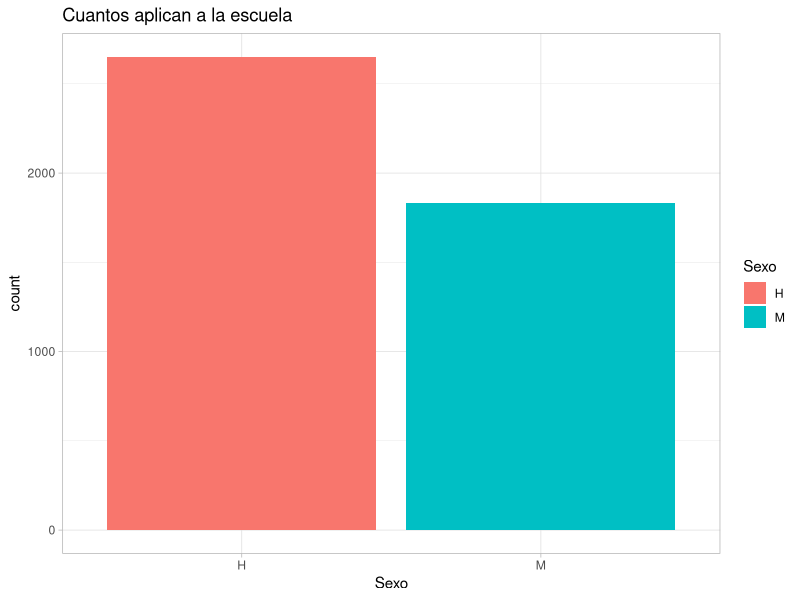
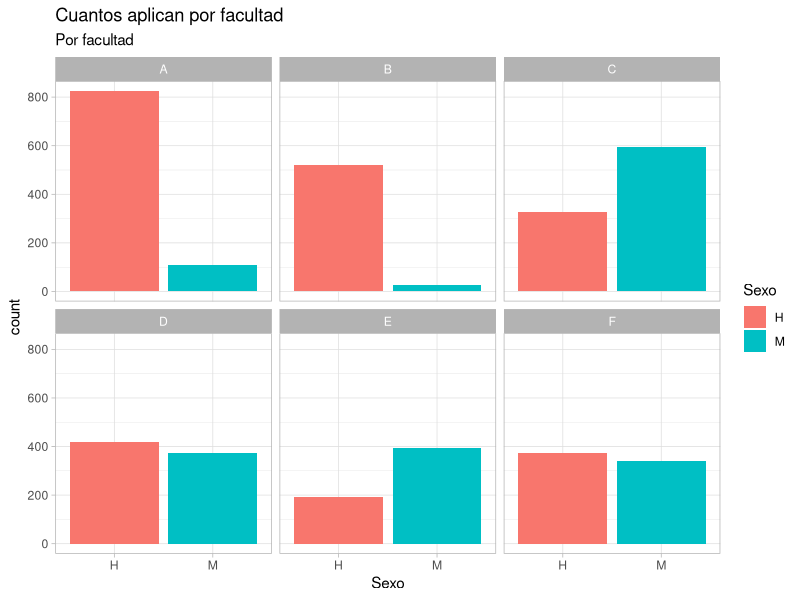
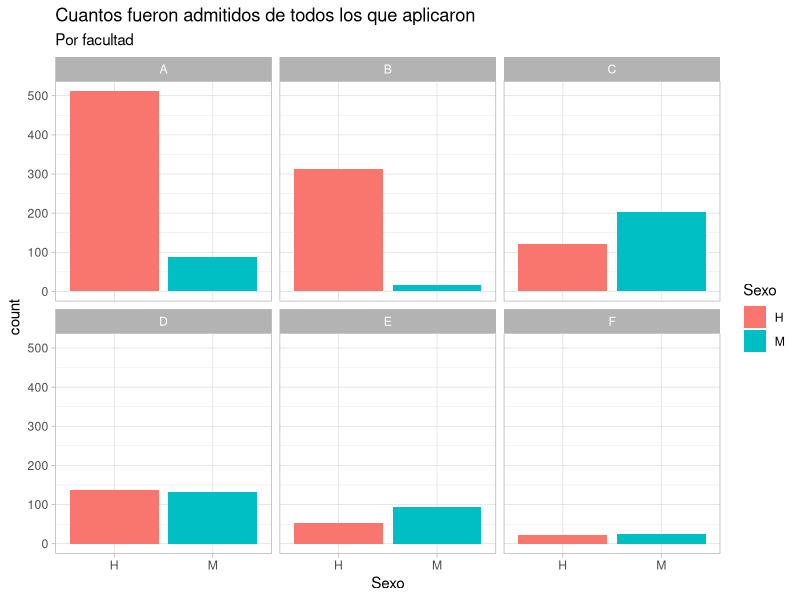
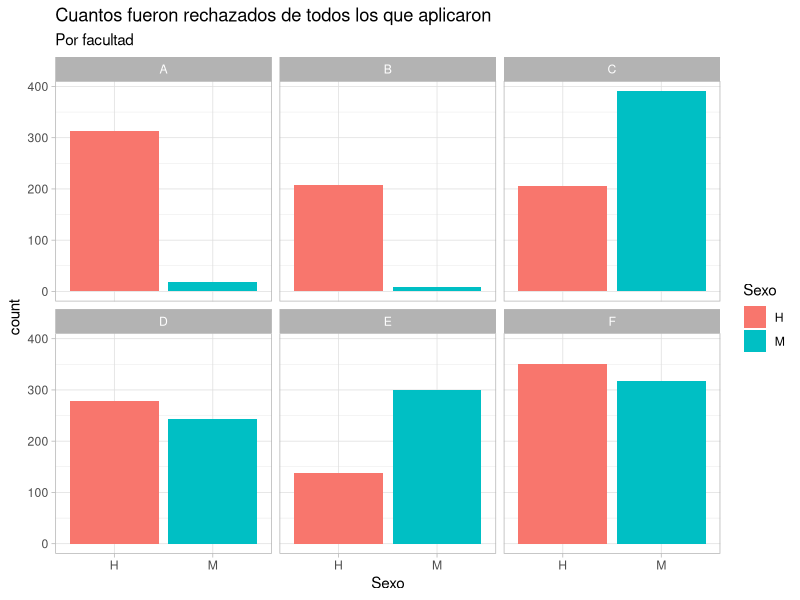
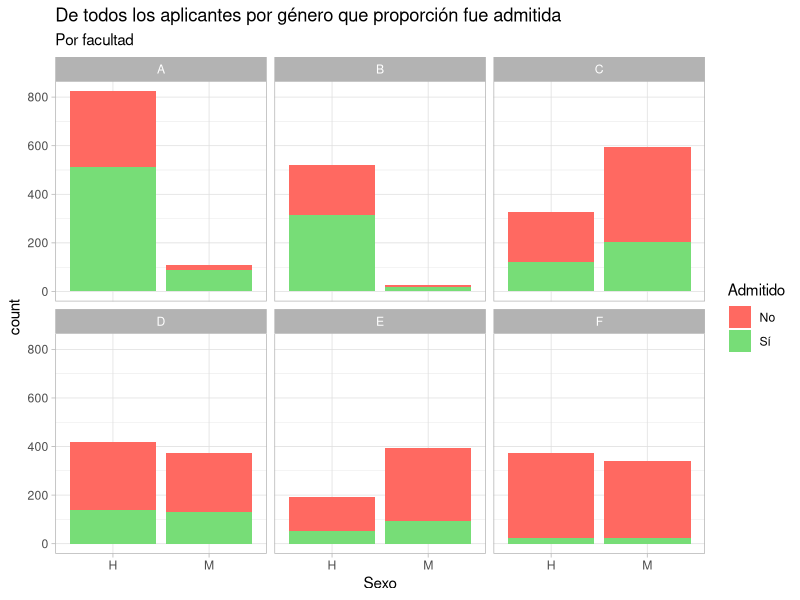
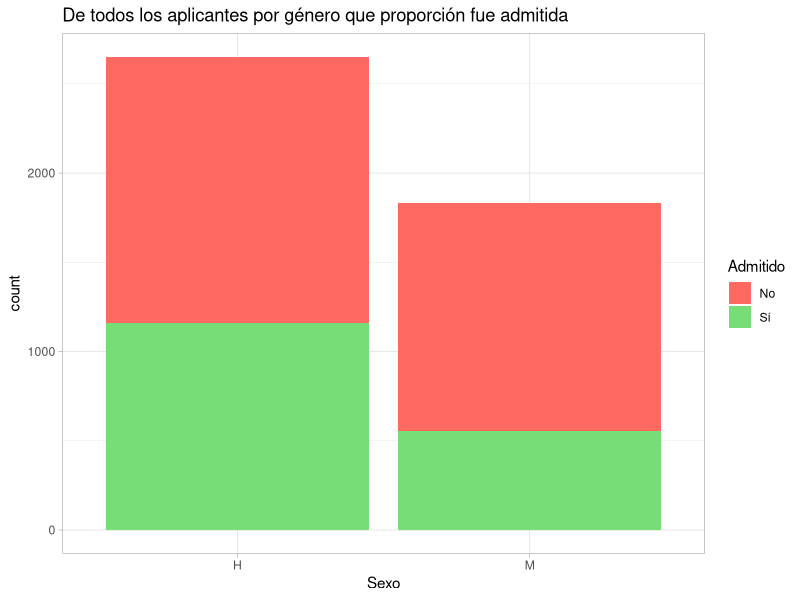

Write R code to recreate these figures, in order.
library(ggplot2)

df <- read.csv("datos_admisiones.csv", header= T)
# cuantos aplican a la escuela
theme_set(theme_light())
g <- ggplot(df, aes(x = Sexo, fill=Sexo)) +
  labs(title= "Cuantos aplican a la escuela")+
  geom_bar(stat = "count")
g

# length(which(df$Sexo == 'H'))
# length(which(df$Sexo == 'M'))
## hombres:2651 mujeres: 1835
## porcentual 59%, 41%


# sesgos en el numero de aplicaciones

g <- ggplot(df, aes(x = Sexo, fill=Sexo)) + 
  facet_wrap(~Facultad.a.la.que.aplicó) + 
  labs(title= "Cuantos aplican por facultad",
       subtitle = "Por facultad")+
  geom_bar(stat = "count")
g

facus <- c('A', 'B', 'C', 'D', 'E')
sexo <- c("M", "H")

# facus <- c('A', 'B', 'C', 'D', 'E')
# sexo <- c("M", "H")
# 
# for (fac in facus){
#   for (s in sexo){
#     print(paste(fac, s, length(which(df$Sexo == s & df$Facultad.a.la.que.aplicó == fac))))
#   }
# }
# A M 108" porcentaje de mujeres que aplicaron a A: 11%
# A H 825" porcentaje de hombres que aplicaron a A: 89%
# B M 25"  porcentaje de mujeres que aplicaron a B: 4%
# B H 520" porcentaje de hombres que aplicaron a B: 96%
# C M 593" porcentaje de mujeres que aplicaron a C: 64%
# C H 325" porcentaje de hombres que aplicaron a C: 36%
# D M 375" porcentaje de mujeres que aplicaron a D: 47%
# D H 417" porcentaje de hombres que aplicaron a D: 53%
# E M 393" porcentaje de mujeres que aplicaron a E: 67%
# E H 191" porcentaje de hombres que aplicaron a E: 33%





# sesgos en la aceptacion de aplicaciones
df_admitidos <- df[df$Fue.admitido == "S", ]

g <- ggplot(df_admitidos, aes(x = Sexo, fill=Sexo)) + 
  facet_wrap(~Facultad.a.la.que.aplicó) + 
  labs(title= "Cuantos fueron admitidos de todos los que aplicaron",
       subtitle = "Por facultad")+
  geom_bar(stat = "count")
g

## porcentajes de admision por genero

# facus <- c('A', 'B', 'C', 'D', 'E')
# sexo <- c("M", "H")
# 
# for (fac in facus){
#   for (s in sexo){
#     print(paste(fac, s, length(which(df$Sexo == s & df$Facultad.a.la.que.aplicó == fac & df$Fue.admitido == "S"))))
#   }
# }
# A M 89" porcentaje de aceptacion de mujeres que aplicaron a A: 82%
# A H 512" porcentaje de aceptacion de hombres que aplicaron a A: 62%
# B M 17"  porcentaje de aceptacion de mujeres que aplicaron a B: 68%
# B H 313" porcentaje de aceptacion de hombres que aplicaron a B: 60%
# C M 202" porcentaje de aceptacion de mujeres que aplicaron a C: 34%
# C H 120" porcentaje de aceptacion de hombres que aplicaron a C: 37%
# D M 131" porcentaje de aceptacion de mujeres que aplicaron a D: 35%
# D H 138" porcentaje de aceptacion de hombres que aplicaron a D: 33%
# E M 94" porcentaje de aceptacion de mujeres que aplicaron a E: 24%
# E H 53" porcentaje de aceptacion de hombres que aplicaron a E: 28%

# porcentaje promedio de aceptacion de mujeres: 48.6 %
# porcentaje promedio de aceptacion de hombres: 44 %

# sesgos en el rechazo de aplicaciones
df_rechazados <- df[df$Fue.admitido == "N", ]

g <- ggplot(df_rechazados, aes(x = Sexo, fill=Sexo)) + 
  facet_wrap(~Facultad.a.la.que.aplicó) + 
  geom_bar(stat = "count")+
  labs(title= "Cuantos fueron rechazados de todos los que aplicaron",
       subtitle= "Por facultad")

g

# A M 89" porcentaje de rechazo de mujeres que aplicaron a A: 18%
# A H 512" porcentaje de rechazo de hombres que aplicaron a A: 38%
# B M 17"  porcentaje de rechazo de mujeres que aplicaron a B: 32%
# B H 313" porcentaje de rechazo de hombres que aplicaron a B: 40%
# C M 202" porcentaje de rechazo de mujeres que aplicaron a C: 66%
# C H 120" porcentaje de rechazo de hombres que aplicaron a C: 63%
# D M 131" porcentaje de rechazo de mujeres que aplicaron a D: 65%
# D H 138" porcentaje de rechazo de hombres que aplicaron a D: 67%
# E M 94" porcentaje de rechazo de mujeres que aplicaron a E: 76%
# E H 53" porcentaje de rechazo de hombres que aplicaron a E: 72%

# porcentaje promedio de rechazo de mujeres: 51.4 %
# porcentaje promedio de rechazo de hombres: 56 %

palet_colors <- c("#FF6961", "#77DD77")
# falta contestar, de todos los que aplicaron (por genero) que porcentaje fue admitido
g <- ggplot(df, aes(x=Sexo)) +
  scale_fill_manual(name= "Admitido", labels = c("No", "Sí"), values = palet_colors)+
  facet_wrap(~Facultad.a.la.que.aplicó) +
  geom_bar(aes(fill=Fue.admitido)) +
  labs(title = "De todos los aplicantes por género que proporción fue admitida",
       subtitle= "Por facultad")
g

g <- ggplot(df, aes(x=Sexo)) +
  scale_fill_manual(name= "Admitido", labels = c("No", "Sí"), values = palet_colors)+
  geom_bar(aes(fill=Fue.admitido)) +
  labs(title = "De todos los aplicantes por género que proporción fue admitida")
g
